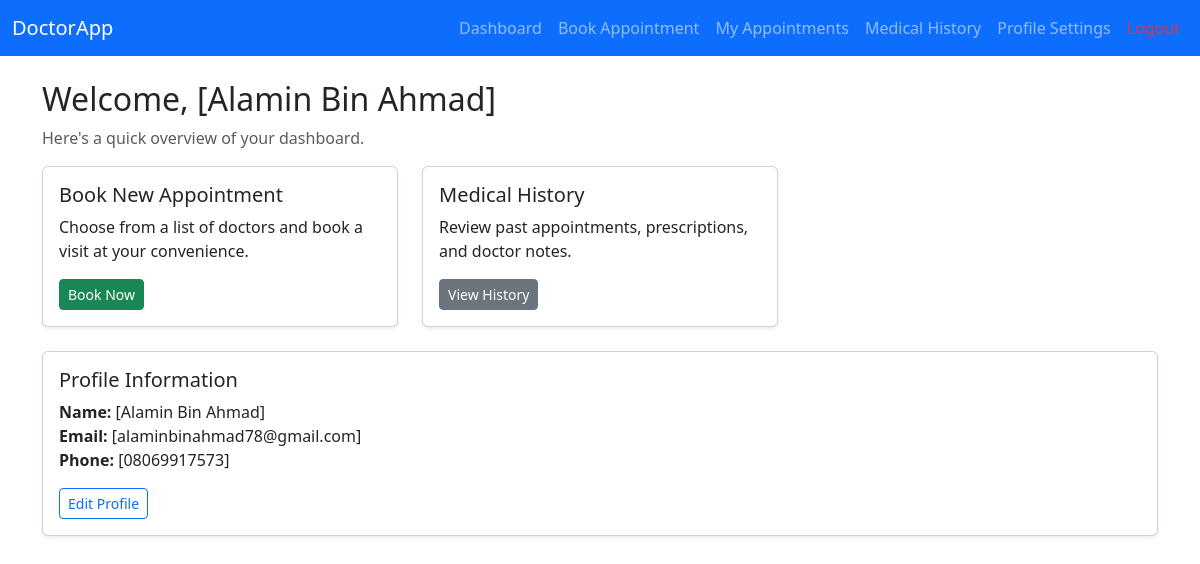
Page /dash/ (signed in) on the committed database.
### ODABSApp/models.py (models this page shows, shortened)
class PatientProfile(models.Model):
    patient = models.ForeignKey(User, on_delete=models.CASCADE)
    email = models.EmailField(blank=True, max_length=200)
    phone_number = models.CharField(blank=True, max_length=20)
    profile_img = models.ImageField(upload_to='patient/', blank=True)

### ODABSApp/views.py (the view)
# urls.py: path('dash/', views.dash, name="dash"),
@login_required(login_url='/')
def dash(request):
    current_user = User.objects.get(username=request.user)
    current_patient = PatientProfile.objects.filter(patient=current_user).first()
    return render(request, "patient/p-dash.html", {'current_user': current_user, 'current_patient': current_patient})

### templates/patient/p-dash.html (shortened to what this page needs)
{% extends "patient/p-base.html" %}
{% block content %}
<div class="container mt-4">
    <h2>Welcome, [{{current_user.first_name}}]</h2>
    <p class="text-muted">Here's a quick overview of your dashboard.</p>
    <div class="row g-4">
      <div class="col-md-4">
        <div class="card shadow-sm">
          <div class="card-body">
            <h5 class="card-title">Book New Appointment</h5>
            <p class="card-text">Choose from a list of doctors and book a visit at your convenience.</p>
            <a href="/book-appointment/" class="btn btn-success btn-sm">Book Now</a>
          </div>
        </div>
      </div>
      <div class="col-md-4">
        <div class="card shadow-sm">
          <div class="card-body">
            <h5 class="card-title">Medical History</h5>
            <p class="card-text">Review past appointments, prescriptions, and doctor notes.</p>
            <a href="/medical-history/" class="btn btn-secondary btn-sm">View History</a>
          </div>
        </div>
      </div>
    </div>
    <div class="row mt-4">
      <div class="col-md-12">
        <div class="card shadow-sm">
          <div class="card-body">
            <h5 class="card-title">Profile Information</h5>
            <p class="card-text">
              <strong>Name:</strong> [{{current_patient.patient.first_name}}]<br>
              <strong>Email:</strong> [{{current_patient.email}}]<br>
              <strong>Phone:</strong> [{{current_patient.phone_number}}]
            </p>
            <a href="/p-profile/" class="btn btn-outline-primary btn-sm">Edit Profile</a>
          </div>
        </div>
      </div>
    </div>
  </div>
{% endblock %}

### rows in the picture
PatientProfile: patient.first_name "Alamin Bin Ahmad", email "alaminbinahmad78@gmail.com", phone_number "08069917573"

### other values in the picture
{{ current_user.first_name }} "Alamin Bin Ahmad"
